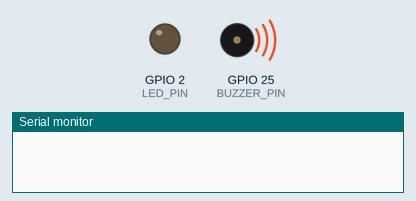
This sketch was run on a simulated ESP32. Shown: output pins drawn as LEDs (lit = HIGH), buzzer (waves = sounding), the last lines printed to the serial monitor. WiFi joins after 1.5 s; servers stay silent unless stated; I2S audio is not simulated (input reads silence).

Above: at 0.1 s.
At 0.7 s:
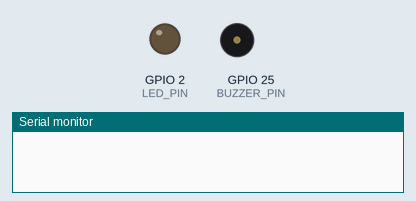
At 2.3 s:
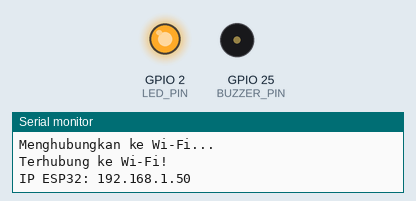
Timing chart, 0 to 3.8 s (numbered marks = the images above):
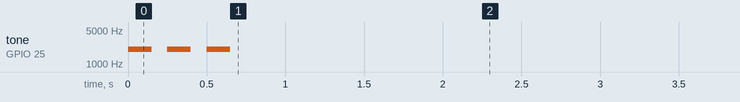

The sketch:

sketch_nov2a.ino
```cpp
#include <WiFi.h>
#include <WiFiMulti.h>
#include <WiFiUdp.h>
#include <driver/i2s.h>

// PINOUT I2S (INMP441)
#define I2S_WS   15  // BIRU
#define I2S_SD   32  // HIJAU
#define I2S_SCK  14  // KUNING
#define I2S_PORT I2S_NUM_0

// PIN LED & BUZZER
#define LED_PIN    2
#define BUZZER_PIN 25 // GPIO 25

// KONFIGURASI WIFI & UDP
WiFiMulti wifiMulti;
WiFiUDP udpTx; // Mic ke Laptop (Port 8888)
WiFiUDP udpRx; // Audio Laptop ke Buzzer (Port 8889)

const char* udpAddress = "255.255.255.255";
const int udpTxPort = 8888;
const int udpRxPort = 8889;

// Buffer UDP TX (Mic)
#define UDP_PACKET_SAMPLES 512
int16_t udp_payload[UDP_PACKET_SAMPLES];
int udp_payload_idx = 0;

// Buffer UDP RX (Audio Speaker)
uint8_t rx_buffer[1024];

// Timer LED Non-Blocking
unsigned long lastBlinkTime = 0;
bool ledState = LOW;

void setup() {
  Serial.begin(115200);

  pinMode(LED_PIN, OUTPUT);
  digitalWrite(LED_PIN, LOW);
  pinMode(BUZZER_PIN, OUTPUT);

  // --- TES HARDWARE: BIP 3 KALI SAAT NYALA ---
  for (int i = 0; i < 3; i++) {
    tone(BUZZER_PIN, 2000, 150); // Bip 2kHz selama 150ms
    delay(250);
  }
  noTone(BUZZER_PIN);
  pinMode(BUZZER_PIN, OUTPUT); // Reset kembali ke Digital Output
  // -------------------------------------------

  // Auto-switch Multi-SSID
  wifiMulti.addAP("L3", "sesipotret");
  wifiMulti.addAP("WiFi_Kampus", "password_kampus");
  wifiMulti.addAP("Redmi 10C", "ahsan999");

  Serial.print("Menghubungkan ke Wi-Fi...");
  while (wifiMulti.run() != WL_CONNECTED) {
    if (millis() - lastBlinkTime >= 250) {
      lastBlinkTime = millis();
      ledState = !ledState;
      digitalWrite(LED_PIN, ledState);
    }
    Serial.print(".");
    delay(10);
  }

  digitalWrite(LED_PIN, HIGH);
  Serial.println("\nTerhubung ke Wi-Fi!");
  Serial.print("IP ESP32: ");
  Serial.println(WiFi.localIP());

  udpRx.begin(udpRxPort);

  // Konfigurasi I2S INMP441
  i2s_config_t i2s_config = {
    .mode = (i2s_mode_t)(I2S_MODE_MASTER | I2S_MODE_RX),
    .sample_rate = 16000,
    .bits_per_sample = I2S_BITS_PER_SAMPLE_32BIT,
    .channel_format = I2S_CHANNEL_FMT_ONLY_LEFT,
    .communication_format = i2s_comm_format_t(I2S_COMM_FORMAT_STAND_I2S),
    .intr_alloc_flags = 0,
    .dma_buf_count = 8,
    .dma_buf_len = 256,
    .use_apll = false
  };

  i2s_pin_config_t pin_config = {
    .bck_io_num = I2S_SCK,
    .ws_io_num = I2S_WS,
    .data_out_num = I2S_PIN_NO_CHANGE,
    .data_in_num = I2S_SD
  };

  i2s_driver_install(I2S_PORT, &i2s_config, 0, NULL);
  i2s_set_pin(I2S_PORT, &pin_config);
}

void loop() {
  if (wifiMulti.run() != WL_CONNECTED) {
    if (millis() - lastBlinkTime >= 250) {
      lastBlinkTime = millis();
      ledState = !ledState;
      digitalWrite(LED_PIN, ledState);
    }
    return;
  } else {
    digitalWrite(LED_PIN, HIGH);
  }

  // =========================================================
  // 1. TERIMA AUDIO DARI LAPTOP (KURAS BUFFER AGAR CONTINUOUS)
  // =========================================================
  int packetSize;
  while ((packetSize = udpRx.parsePacket()) > 0) {
    int bytesRead = udpRx.read(rx_buffer, sizeof(rx_buffer));
    for (int i = 0; i < bytesRead; i++) {
      digitalWrite(BUZZER_PIN, rx_buffer[i] > 127 ? HIGH : LOW);
      delayMicroseconds(50); // Timing presisi untuk output sinyal audio digital
    }
  }

  // =========================================================
  // 2. BACA INMP441 MIC & BROADCAST KE LAPTOP (PORT 8888)
  // =========================================================
  int32_t i2s_buffer[256];
  size_t bytes_read = 0;

  i2s_read(I2S_PORT, i2s_buffer, sizeof(i2s_buffer), &bytes_read, 0);
  int samples_read = bytes_read / sizeof(int32_t);

  if (samples_read <= 0) return;

  int64_t sum = 0;
  for (int i = 0; i < samples_read; i++) {
    sum += (i2s_buffer[i] >> 10);
  }
  int32_t dc_offset = sum / samples_read;

  for (int i = 0; i < samples_read; i++) {
    int32_t sample = (i2s_buffer[i] >> 10) - dc_offset;

    if (sample > 32767) sample = 32767;
    if (sample < -32768) sample = -32768;

    udp_payload[udp_payload_idx++] = (int16_t)sample;

    if (udp_payload_idx >= UDP_PACKET_SAMPLES) {
      udpTx.beginPacket(udpAddress, udpTxPort);
      udpTx.write((uint8_t*)udp_payload, UDP_PACKET_SAMPLES * sizeof(int16_t));
      udpTx.endPacket();
      udp_payload_idx = 0;
    }
  }
}
```
